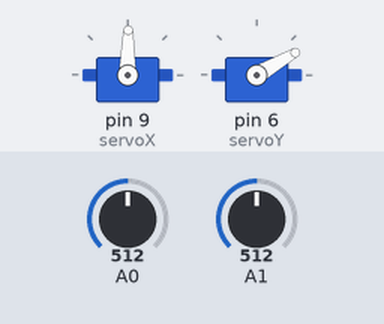
A sketch run on a simulated Arduino Uno, built with avr-gcc and run on an emulated ATmega328P. On the bench: 2 × servo. Inputs (shaded band) come from the test bench; at power-on: A0 = 512, A1 = 512.

Above: at 1.2 s.
1.3 s: A0 set to 716
At 2.4 s:
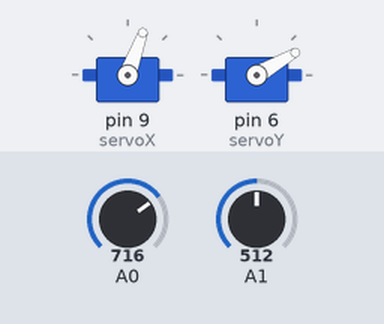
2.8 s: A1 set to 716
At 3.5 s:
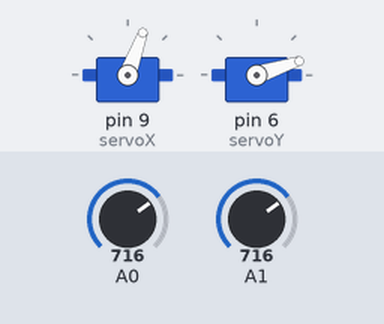
4.3 s: A0 set to 900
At 4.7 s:
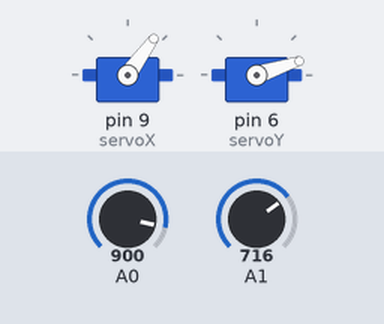
5.8 s: A1 set to 511
At 7.0 s:
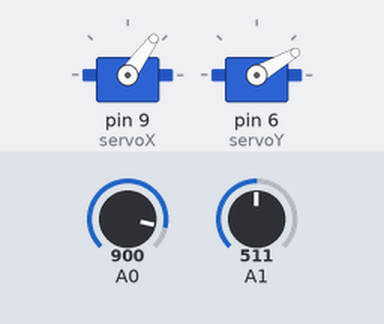
7.3 s: A1 set to 306
At 8.2 s:
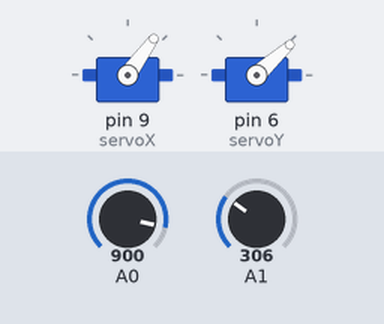
8.8 s: A0 set to 511
At 9.3 s:
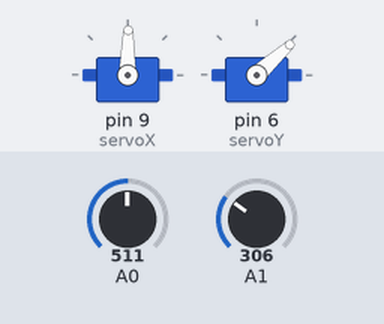
Timing chart, 0 to 11.3 s (numbered marks = the images above; inputs shaded):
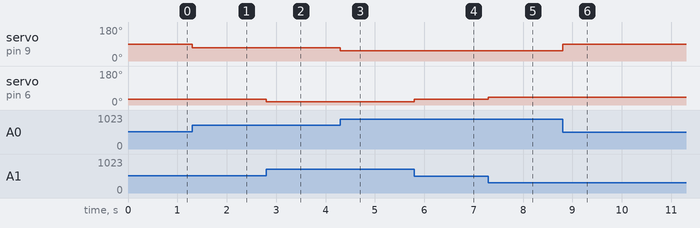

The sketch:

Laser_XY.ino
```cpp
# include <Servo.h>

Servo servoX, servoY;

int x, y, toWriteX = 450, toWriteY = 450;

void setup() {


   servoX.attach(9);
   servoY.attach(6);
}

void loop() {

   x = 90 - (analogRead(A0) / 11) + 45;
   y = 60 - (analogRead(A1) / 17);

   servoX.write(x);
   servoY.write(y);
}

/*
int readX(){
  int rx = (x / 19) * 2;
  if(toWriteX < 1000){
    if(toWriteX + rx > 1000)
      toWriteX = 1000;
    else
      toWriteX += rx;
  }
   return toWriteX + 1000;
}
int readY(){                                               A more complex idea
  int ry = (y / 19) * 2;
  if(toWriteY < 1000){
    if(toWriteY + ry > 1000)
      toWriteY = 1000;
    else
      toWriteY += ry;
  }
   return toWriteY + 1000;
}
*/
```

Measured:
- after the input at 1.3 s, servo on pin 9 (servoX): 89° → 70° at once
- after the input at 2.8 s, servo on pin 6 (servoY): 30° → 18° at once
- after the input at 4.3 s, servo on pin 9 (servoX): 70° → 54° at once
- after the input at 5.8 s, servo on pin 6 (servoY): 18° → 30° at once
- after the input at 7.3 s, servo on pin 6 (servoY): 30° → 42° at once
- after the input at 8.8 s, servo on pin 9 (servoX): 54° → 89° at once
